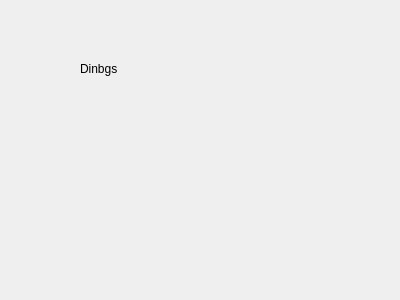
<?xml version="1.0" encoding="UTF-8"?>
<ui version="4.0">
 <class>Form</class>
 <widget class="QWidget" name="Form">
  <property name="geometry">
   <rect>
    <x>0</x>
    <y>0</y>
    <width>400</width>
    <height>300</height>
   </rect>
  </property>
  <property name="windowTitle">
   <string>Form</string>
  </property>
  <widget class="QLabel" name="label">
   <property name="geometry">
    <rect>
     <x>80</x>
     <y>60</y>
     <width>67</width>
     <height>17</height>
    </rect>
   </property>
   <property name="text">
    <string>Dinbgs</string>
   </property>
  </widget>
 </widget>
 <resources/>
 <connections/>
</ui>
